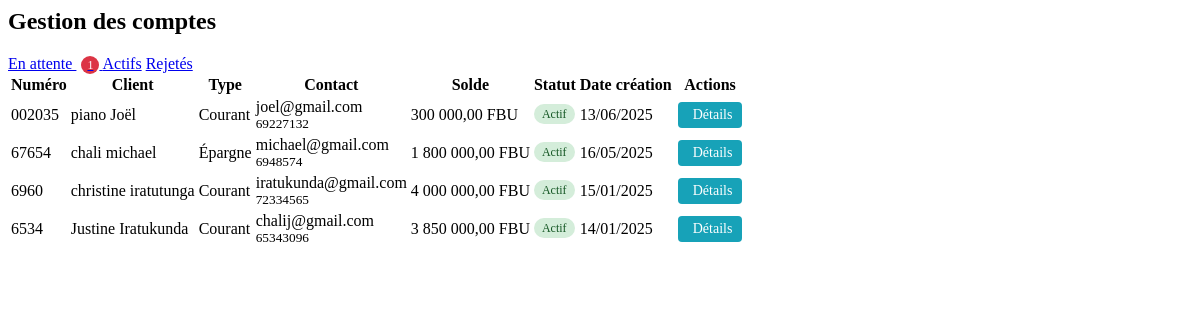
/admin/compte.php?page=comptes&filter=actifs, run on the app's committed database.
### tables this page shows
CREATE TABLE `compte` (
  `idCompte` int(11) NOT NULL,
  `numeroCompte` varchar(20) DEFAULT NULL,
  `typeCompte` enum('Courant','Épargne') DEFAULT NULL,
  `solde` decimal(15,2) DEFAULT '0.00',
  `dateCreation` date DEFAULT NULL,
  `idClient` int(11) DEFAULT NULL,
  `statut` varchar(20) NOT NULL DEFAULT 'en_attente',
  `motif_rejet` varchar(255) DEFAULT NULL
);

CREATE TABLE `client` (
  `idClient` int(11) NOT NULL,
  `nom` varchar(100) DEFAULT NULL,
  `prenom` varchar(100) DEFAULT NULL,
  `adresse` varchar(255) DEFAULT NULL,
  `telephone` varchar(20) DEFAULT NULL,
  `email` varchar(100) DEFAULT NULL,
  `password` varchar(250) NOT NULL,
  `photoPasseport` varchar(255) DEFAULT NULL,
  `copieCarteIdentite` varchar(255) DEFAULT NULL
);

### admin/compte.php (the view, shortened to what this page needs)
<?php
include '../db/db.php';
$filter = $_GET['filter'] ?? 'en_attente';
$columnCheck = $pdo->query("SHOW COLUMNS FROM compte LIKE 'statut'")->fetch();
$hasStatut = ($columnCheck !== false);
$pendingQuery = $hasStatut ? "SELECT COUNT(*) as count FROM compte WHERE statut = 'en_attente'"
                          : "SELECT COUNT(*) as count FROM compte";
$pendingResult = $pdo->query($pendingQuery)->fetch();
$pendingAccounts = $pendingResult['count'];
$columnCheck = $pdo->query("SHOW COLUMNS FROM compte LIKE 'motif_rejet'")->fetch();
$hasMotifRejet = ($columnCheck !== false);
$selectColumns = "
    c.idCompte, c.numeroCompte, c.typeCompte, c.solde, c.dateCreation,
    cl.prenom, cl.nom, cl.telephone, cl.email
";
if ($hasStatut) {
    $selectColumns .= ", c.statut";
}
if ($hasMotifRejet) {
    $selectColumns .= ", c.motif_rejet";
}
$query = "
    SELECT
        $selectColumns
    FROM compte c
    JOIN client cl ON c.idClient = cl.idClient
";
if ($hasStatut) {
    if ($filter === 'en_attente') {
        $query .= " WHERE c.statut = 'en_attente'";
    } elseif ($filter === 'actifs') {
        $query .= " WHERE c.statut = 'actif'";
    } elseif ($filter === 'rejetes') {
        $query .= " WHERE c.statut = 'rejeté'";
    }
}
$query .= " ORDER BY c.dateCreation DESC";
$comptes = $pdo->query($query)->fetchAll();
?>
<div class="card">
    <div class="card-header">
        <h2>Gestion des comptes</h2>
        <div class="filter-options">
            <a href="?page=comptes&filter=en_attente" class="<?= $filter === 'en_attente' ? 'active' : '' ?>">
                En attente
                <?php if ($pendingAccounts > 0): ?>
                    <span class="filter-badge"><?= $pendingAccounts ?></span>
                <?php endif; ?>
            </a>
            <a href="?page=comptes&filter=actifs" class="<?= $filter === 'actifs' ? 'active' : '' ?>">Actifs</a>
            <a href="?page=comptes&filter=rejetes" class="<?= $filter === 'rejetes' ? 'active' : '' ?>">Rejetés</a>
        </div>
    </div>
    <div class="card-body">
        <div class="table-responsive">
            <table class="data-table">
                <thead>
                    <tr>
                        <th>Numéro</th>
                        <th>Client</th>
                        <th>Type</th>
                        <th>Contact</th>
                        <th>Solde</th>
                        <th>Statut</th>
                        <th>Date création</th>
                        <th>Actions</th>
                    </tr>
                </thead>
                <tbody>
                    <?php foreach ($comptes as $compte):
                        $statut = $hasStatut ? ($compte['statut'] ?? 'inconnu') : 'inconnu';
                    ?>
                    <tr>
                        <td><?= htmlspecialchars($compte['numeroCompte'] ?? '') ?></td>
                        <td><?= htmlspecialchars(($compte['prenom'] ?? '') . ' ' . ($compte['nom'] ?? '')) ?></td>
                        <td><?= htmlspecialchars($compte['typeCompte'] ?? '') ?></td>
                        <td>
                            <div><?= htmlspecialchars($compte['email'] ?? '') ?></div>
                            <small><?= htmlspecialchars($compte['telephone'] ?? '') ?></small>
                        </td>
                        <td><?= number_format($compte['solde'] ?? 0, 2, ',', ' ') ?> FBU</td>
                        <td>
                            <span class="status-badge <?= htmlspecialchars($statut) ?>">
                                <?= ucfirst(htmlspecialchars($statut)) ?>
                            </span>
                        </td>
                        <td><?= date('d/m/Y', strtotime($compte['dateCreation'] ?? 'now')) ?></td>
                        <td class="actions">
                            <a href="?page=compte_details&id=<?= $compte['idCompte'] ?>" class="btn btn-view">
                                <i class='bx bx-show'></i> Détails
                            </a>
                        </td>
                    </tr>
                    <?php endforeach; ?>
                </tbody>
            </table>
        </div>
    </div>
</div>

### admin/compte.php (style rules this page uses)
.status-badge { padding: 3px 8px; border-radius: 12px; font-size: 12px; font-weight: 500; }
.status-badge.actif { background-color: #D4EDDA; color: #155724; }
.filter-badge { background-color: #DC3545; color: white; border-radius: 10px; padding: 2px 6px; font-size: 12px; margin-left: 5px; }
.btn { padding: 5px 10px; border-radius: 4px; font-size: 14px; cursor: pointer; display: inline-flex; align-items: center; gap: 5px; margin: 2px; }
.btn-view { background-color: #17A2B8; color: white; text-decoration: none; }

### data on the page
compte: numeroCompte "002035", idClient.nom "piano Joël", typeCompte "Courant", idClient.email "joel@gmail.com", idClient.telephone "69227132", solde "300 000,00", statut "Actif", dateCreation "13/06/2025"
compte: numeroCompte "67654", idClient.nom "chali michael", typeCompte "Épargne", idClient.email "michael@gmail.com", idClient.telephone "6948574", solde "1 800 000,00", statut "Actif", dateCreation "16/05/2025"
compte: numeroCompte "6960", idClient.nom "christine iratutunga", typeCompte "Courant", idClient.email "iratukunda@gmail.com", idClient.telephone "72334565", solde "4 000 000,00", statut "Actif", dateCreation "15/01/2025"
compte: numeroCompte "6534", idClient.nom "Justine Iratukunda", typeCompte "Courant", idClient.email "chalij@gmail.com", idClient.telephone "65343096", solde "3 850 000,00", statut "Actif", dateCreation "14/01/2025"

### other printed values
$pendingAccounts "1"
